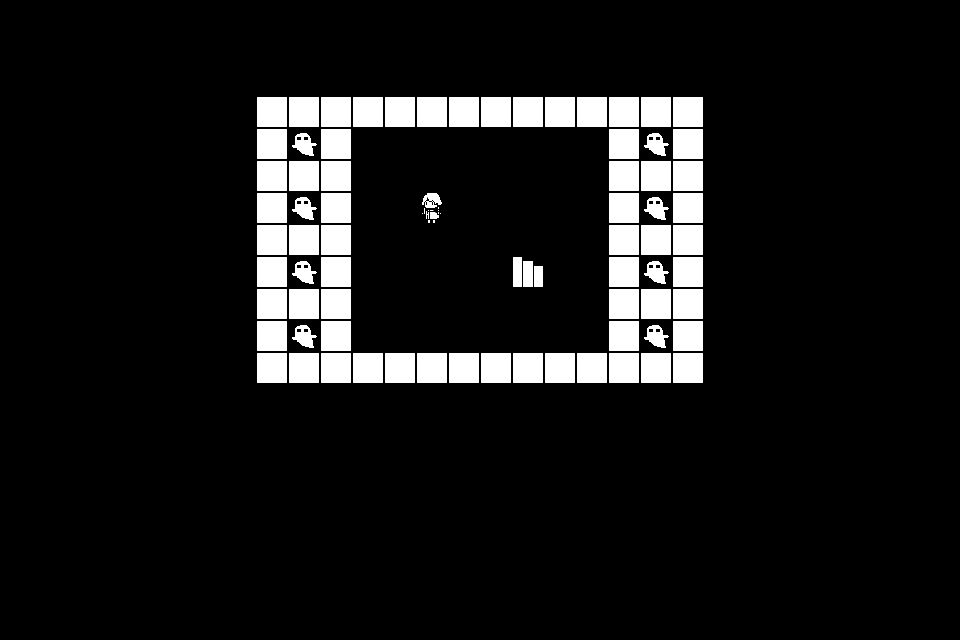

Tiled map render using the project's own tile images. Description and the whole map definition, tile-layer contents included, below:
An orthogonal 30x20 tile map with 32x32 px tiles, 3 tile layers (Tile Layer 1, Tile Layer 2, Tile Layer 3).

<map version="1.10" tiledversion="1.11.0" orientation="orthogonal" renderorder="right-down" width="30" height="20" tilewidth="32" tileheight="32" infinite="0" nextlayerid="5" nextobjectid="1">
 <tileset firstgid="1" source="tileset.tsx" />
 <layer id="1" name="Tile Layer 1" width="30" height="20">
  <data encoding="csv">
3,3,3,3,3,3,3,3,3,3,3,3,3,3,3,3,3,3,3,3,3,3,3,3,3,3,3,3,3,3,
3,3,3,3,3,3,3,3,3,3,3,3,3,3,3,3,3,3,3,3,3,3,3,3,3,3,3,3,3,3,
3,3,3,3,3,3,3,3,3,3,3,3,3,3,3,3,3,3,3,3,3,3,3,3,3,3,3,3,3,3,
3,3,3,3,3,3,3,3,3,3,3,3,3,3,3,3,3,3,3,3,3,3,3,3,3,3,3,3,3,3,
3,3,3,3,3,3,3,3,3,3,3,3,3,3,3,3,3,3,3,3,3,3,3,3,3,3,3,3,3,3,
3,3,3,3,3,3,3,3,3,3,3,3,3,3,3,3,3,3,3,3,3,3,3,3,3,3,3,3,3,3,
3,3,3,3,3,3,3,3,3,3,3,3,3,3,3,3,3,3,3,3,3,3,3,3,3,3,3,3,3,3,
3,3,3,3,3,3,3,3,3,3,3,3,3,3,3,3,3,3,3,3,3,3,3,3,3,3,3,3,3,3,
3,3,3,3,3,3,3,3,3,3,3,3,3,3,3,3,3,3,3,3,3,3,3,3,3,3,3,3,3,3,
3,3,3,3,3,3,3,3,3,3,3,3,3,3,3,3,3,3,3,3,3,3,3,3,3,3,3,3,3,3,
3,3,3,3,3,3,3,3,3,3,3,3,3,3,3,3,3,3,3,3,3,3,3,3,3,3,3,3,3,3,
3,3,3,3,3,3,3,3,3,3,3,3,3,3,3,3,3,3,3,3,3,3,3,3,3,3,3,3,3,3,
3,3,3,3,3,3,3,3,3,3,3,3,3,3,3,3,3,3,3,3,3,3,3,3,3,3,3,3,3,3,
3,3,3,3,3,3,3,3,3,3,3,3,3,3,3,3,3,3,3,3,3,3,3,3,3,3,3,3,3,3,
3,3,3,3,3,3,3,3,3,3,3,3,3,3,3,3,3,3,3,3,3,3,3,3,3,3,3,3,3,3,
3,3,3,3,3,3,3,3,3,3,3,3,3,3,3,3,3,3,3,3,3,3,3,3,3,3,3,3,3,3,
3,3,3,3,3,3,3,3,3,3,3,3,3,3,3,3,3,3,3,3,3,3,3,3,3,3,3,3,3,3,
3,3,3,3,3,3,3,3,3,3,3,3,3,3,3,3,3,3,3,3,3,3,3,3,3,3,3,3,3,3,
3,3,3,3,3,3,3,3,3,3,3,3,3,3,3,3,3,3,3,3,3,3,3,3,3,3,3,3,3,3,
3,3,3,3,3,3,3,3,3,3,3,3,3,3,3,3,3,3,3,3,3,3,3,3,3,3,3,3,3,3
</data>
 </layer>
 <layer id="3" name="Tile Layer 2" width="30" height="20">
  <data encoding="csv">
0,0,0,0,0,0,0,0,0,0,0,0,0,0,0,0,0,0,0,0,0,0,0,0,0,0,0,0,0,0,
0,0,0,0,0,0,0,0,0,0,0,0,0,0,0,0,0,0,0,0,0,0,0,0,0,0,0,0,0,0,
0,0,0,0,0,0,0,0,0,0,0,0,0,0,0,0,0,0,0,0,0,0,0,0,0,0,0,0,0,0,
0,0,0,0,0,0,0,0,4,4,4,4,4,4,4,4,4,4,4,4,4,4,0,0,0,0,0,0,0,0,
0,0,0,0,0,0,0,0,4,0,4,0,0,0,0,0,0,0,0,4,0,4,0,0,0,0,0,0,0,0,
0,0,0,0,0,0,0,0,4,4,4,0,0,0,0,0,0,0,0,4,4,4,0,0,0,0,0,0,0,0,
0,0,0,0,0,0,0,0,4,0,4,0,0,0,0,0,0,0,0,4,0,4,0,0,0,0,0,0,0,0,
0,0,0,0,0,0,0,0,4,4,4,0,0,0,0,0,0,0,0,4,4,4,0,0,0,0,0,0,0,0,
0,0,0,0,0,0,0,0,4,0,4,0,0,0,0,0,0,0,0,4,0,4,0,0,0,0,0,0,0,0,
0,0,0,0,0,0,0,0,4,4,4,0,0,0,0,0,0,0,0,4,4,4,0,0,0,0,0,0,0,0,
0,0,0,0,0,0,0,0,4,0,4,0,0,0,0,0,0,0,0,4,0,4,0,0,0,0,0,0,0,0,
0,0,0,0,0,0,0,0,4,4,4,4,4,4,4,4,4,4,4,4,4,4,0,0,0,0,0,0,0,0,
0,0,0,0,0,0,0,0,0,0,0,0,0,0,0,0,0,0,0,0,0,0,0,0,0,0,0,0,0,0,
0,0,0,0,0,0,0,0,0,0,0,0,0,0,0,0,0,0,0,0,0,0,0,0,0,0,0,0,0,0,
0,0,0,0,0,0,0,0,0,0,0,0,0,0,0,0,0,0,0,0,0,0,0,0,0,0,0,0,0,0,
0,0,0,0,0,0,0,0,0,0,0,0,0,0,0,0,0,0,0,0,0,0,0,0,0,0,0,0,0,0,
0,0,0,0,0,0,0,0,0,0,0,0,0,0,0,0,0,0,0,0,0,0,0,0,0,0,0,0,0,0,
0,0,0,0,0,0,0,0,0,0,0,0,0,0,0,0,0,0,0,0,0,0,0,0,0,0,0,0,0,0,
0,0,0,0,0,0,0,0,0,0,0,0,0,0,0,0,0,0,0,0,0,0,0,0,0,0,0,0,0,0,
0,0,0,0,0,0,0,0,0,0,0,0,0,0,0,0,0,0,0,0,0,0,0,0,0,0,0,0,0,0
</data>
 </layer>
 <layer id="4" name="Tile Layer 3" width="30" height="20">
  <data encoding="csv">
0,0,0,0,0,0,0,0,0,0,0,0,0,0,0,0,0,0,0,0,0,0,0,0,0,0,0,0,0,0,
0,0,0,0,0,0,0,0,0,0,0,0,0,0,0,0,0,0,0,0,0,0,0,0,0,0,0,0,0,0,
0,0,0,0,0,0,0,0,0,0,0,0,0,0,0,0,0,0,0,0,0,0,0,0,0,0,0,0,0,0,
0,0,0,0,0,0,0,0,0,0,0,0,0,0,0,0,0,0,0,0,0,0,0,0,0,0,0,0,0,0,
0,0,0,0,0,0,0,0,0,9,0,0,0,0,0,0,0,0,0,0,9,0,0,0,0,0,0,0,0,0,
0,0,0,0,0,0,0,0,0,0,0,0,0,0,0,0,0,0,0,0,0,0,0,0,0,0,0,0,0,0,
0,0,0,0,0,0,0,0,0,9,0,0,0,6,0,0,0,0,0,0,9,0,0,0,0,0,0,0,0,0,
0,0,0,0,0,0,0,0,0,0,0,0,0,0,0,0,0,0,0,0,0,0,0,0,0,0,0,0,0,0,
0,0,0,0,0,0,0,0,0,9,0,0,0,0,0,0,5,0,0,0,9,0,0,0,0,0,0,0,0,0,
0,0,0,0,0,0,0,0,0,0,0,0,0,0,0,0,0,0,0,0,0,0,0,0,0,0,0,0,0,0,
0,0,0,0,0,0,0,0,0,9,0,0,0,0,0,0,0,0,0,0,9,0,0,0,0,0,0,0,0,0,
0,0,0,0,0,0,0,0,0,0,0,0,0,0,0,0,0,0,0,0,0,0,0,0,0,0,0,0,0,0,
0,0,0,0,0,0,0,0,0,0,0,0,0,0,0,0,0,0,0,0,0,0,0,0,0,0,0,0,0,0,
0,0,0,0,0,0,0,0,0,0,0,0,0,0,0,0,0,0,0,0,0,0,0,0,0,0,0,0,0,0,
0,0,0,0,0,0,0,0,0,0,0,0,0,0,0,0,0,0,0,0,0,0,0,0,0,0,0,0,0,0,
0,0,0,0,0,0,0,0,0,0,0,0,0,0,0,0,0,0,0,0,0,0,0,0,0,0,0,0,0,0,
0,0,0,0,0,0,0,0,0,0,0,0,0,0,0,0,0,0,0,0,0,0,0,0,0,0,0,0,0,0,
0,0,0,0,0,0,0,0,0,0,0,0,0,0,0,0,0,0,0,0,0,0,0,0,0,0,0,0,0,0,
0,0,0,0,0,0,0,0,0,0,0,0,0,0,0,0,0,0,0,0,0,0,0,0,0,0,0,0,0,0,
0,0,0,0,0,0,0,0,0,0,0,0,0,0,0,0,0,0,0,0,0,0,0,0,0,0,0,0,0,0
</data>
 </layer>
</map>
